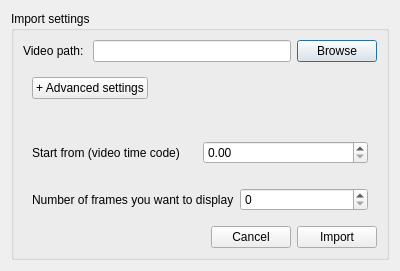
<?xml version="1.0" encoding="UTF-8"?>
<ui version="4.0">
 <class>InitialDialog</class>
 <widget class="QDialog" name="InitialDialog">
  <property name="geometry">
   <rect>
    <x>0</x>
    <y>0</y>
    <width>400</width>
    <height>271</height>
   </rect>
  </property>
  <property name="windowTitle">
   <string>Dialog</string>
  </property>
  <layout class="QVBoxLayout" name="verticalLayout_2">
   <item>
    <widget class="QGroupBox" name="groupBox">
     <property name="title">
      <string>Import settings</string>
     </property>
     <layout class="QVBoxLayout" name="verticalLayout">
      <item>
       <layout class="QHBoxLayout" name="horizontalLayout">
        <item>
         <widget class="QLabel" name="label">
          <property name="text">
           <string>Video path: </string>
          </property>
         </widget>
        </item>
        <item>
         <widget class="QLineEdit" name="lineEditVideoPath"/>
        </item>
        <item>
         <widget class="QPushButton" name="pushButton">
          <property name="text">
           <string>Browse</string>
          </property>
         </widget>
        </item>
       </layout>
      </item>
      <item>
       <widget class="QWidget" name="widgetAdvanced" native="true">
        <layout class="QHBoxLayout" name="horizontalLayout_2">
         <item>
          <widget class="QPushButton" name="pushButton_advanced">
           <property name="text">
            <string>+ Advanced settings</string>
           </property>
          </widget>
         </item>
         <item>
          <spacer name="horizontalSpacer">
           <property name="orientation">
            <enum>Qt::Horizontal</enum>
           </property>
           <property name="sizeHint" stdset="0">
            <size>
             <width>40</width>
             <height>20</height>
            </size>
           </property>
          </spacer>
         </item>
        </layout>
       </widget>
      </item>
      <item>
       <spacer name="verticalSpacer">
        <property name="orientation">
         <enum>Qt::Vertical</enum>
        </property>
        <property name="sizeHint" stdset="0">
         <size>
          <width>20</width>
          <height>40</height>
         </size>
        </property>
       </spacer>
      </item>
      <item>
       <widget class="QWidget" name="widgetTimeCode" native="true">
        <layout class="QHBoxLayout" name="horizontalLayout_3">
         <item>
          <widget class="QLabel" name="label_2">
           <property name="text">
            <string>Start from (video time code)</string>
           </property>
          </widget>
         </item>
         <item>
          <widget class="QDoubleSpinBox" name="SpinBoxTimeCode"/>
         </item>
        </layout>
       </widget>
      </item>
      <item>
       <widget class="QWidget" name="widgetFrames" native="true">
        <layout class="QHBoxLayout" name="horizontalLayout_4">
         <item>
          <widget class="QLabel" name="label_3">
           <property name="text">
            <string>Number of frames you want to display</string>
           </property>
          </widget>
         </item>
         <item>
          <widget class="QSpinBox" name="spinBoxFrames"/>
         </item>
        </layout>
       </widget>
      </item>
      <item>
       <layout class="QHBoxLayout" name="horizontalLayout_5">
        <item>
         <spacer name="horizontalSpacer_2">
          <property name="orientation">
           <enum>Qt::Horizontal</enum>
          </property>
          <property name="sizeHint" stdset="0">
           <size>
            <width>40</width>
            <height>20</height>
           </size>
          </property>
         </spacer>
        </item>
        <item>
         <widget class="QPushButton" name="pushButton_cancel">
          <property name="text">
           <string>Cancel</string>
          </property>
         </widget>
        </item>
        <item>
         <widget class="QPushButton" name="pushButton_import">
          <property name="text">
           <string>Import</string>
          </property>
         </widget>
        </item>
       </layout>
      </item>
     </layout>
    </widget>
   </item>
  </layout>
 </widget>
 <resources/>
 <connections/>
</ui>
